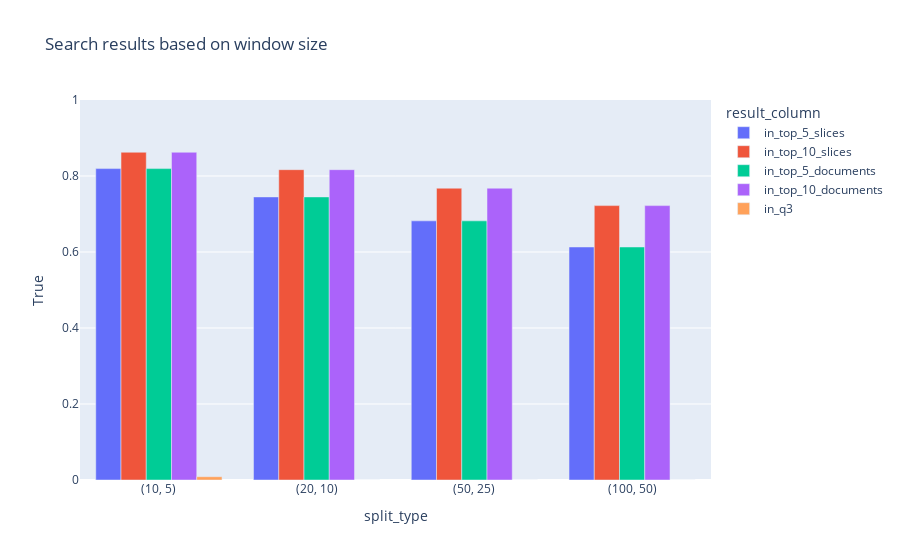
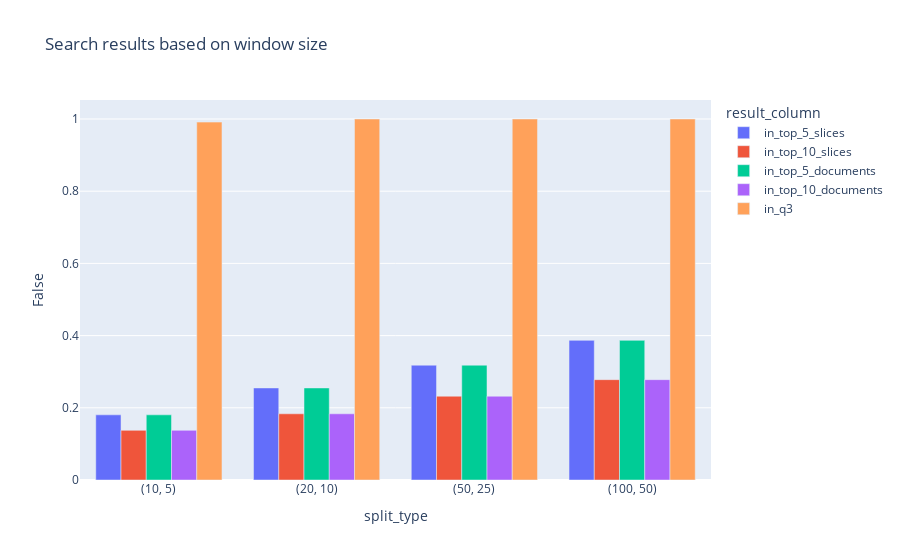

Notebook code cell kept with these figures, in order:
### Code cell
fig = px.bar(result_df, x="split_type", y="True", color="result_column",barmode='group', title="Search results based on window size")
fig.update_yaxes(range=[0, 1])
fig.show()
fig = px.bar(result_df, x="split_type", y="False", color="result_column",barmode='group', title="Search results based on window size")
fig.show()

### Figure 1 — Plotly figure (JSON) as saved in the notebook; plotly's stock layout.template omitted (floating-point values rounded to 4 significant figures)
{"data": [{"alignmentgroup": "True", "hovertemplate": "result_column=in_top_5_slices<br>split_type=%{x}<br>True=%{y}<extra></extra>", "legendgroup": "in_top_5_slices", "marker": {"color": "#636efa", "pattern": {"shape": ""}}, "name": "in_top_5_slices", "offsetgroup": "in_top_5_slices", "orientation": "v", "showlegend": true, "textposition": "auto", "type": "bar", "x": ["(10, 5)", "(20, 10)", "(50, 25)", "(100, 50)"], "xaxis": "x", "y": [0.8195, 0.745, 0.6819, 0.6132], "yaxis": "y"}, {"alignmentgroup": "True", "hovertemplate": "result_column=in_top_10_slices<br>split_type=%{x}<br>True=%{y}<extra></extra>", "legendgroup": "in_top_10_slices", "marker": {"color": "#EF553B", "pattern": {"shape": ""}}, "name": "in_top_10_slices", "offsetgroup": "in_top_10_slices", "orientation": "v", "showlegend": true, "textposition": "auto", "type": "bar", "x": ["(10, 5)", "(20, 10)", "(50, 25)", "(100, 50)"], "xaxis": "x", "y": [0.8625, 0.8166, 0.7679, 0.7221], "yaxis": "y"}, {"alignmentgroup": "True", "hovertemplate": "result_column=in_top_5_documents<br>split_type=%{x}<br>True=%{y}<extra></extra>", "legendgroup": "in_top_5_documents", "marker": {"color": "#00cc96", "pattern": {"shape": ""}}, "name": "in_top_5_documents", "offsetgroup": "in_top_5_documents", "orientation": "v", "showlegend": true, "textposition": "auto", "type": "bar", "x": ["(10, 5)", "(20, 10)", "(50, 25)", "(100, 50)"], "xaxis": "x", "y": [0.8195, 0.745, 0.6819, 0.6132], "yaxis": "y"}, {"alignmentgroup": "True", "hovertemplate": "result_column=in_top_10_documents<br>split_type=%{x}<br>True=%{y}<extra></extra>", "legendgroup": "in_top_10_documents", "marker": {"color": "#ab63fa", "pattern": {"shape": ""}}, "name": "in_top_10_documents", "offsetgroup": "in_top_10_documents", "orientation": "v", "showlegend": true, "textposition": "auto", "type": "bar", "x": ["(10, 5)", "(20, 10)", "(50, 25)", "(100, 50)"], "xaxis": "x", "y": [0.8625, 0.8166, 0.7679, 0.7221], "yaxis": "y"}, {"alignmentgroup": "True", "hovertemplate": "result_column=in_q3<br>split_type=%{x}<br>True=%{y}<extra></extra>", "legendgroup": "in_q3", "marker": {"color": "#FFA15A", "pattern": {"shape": ""}}, "name": "in_q3", "offsetgroup": "in_q3", "orientation": "v", "showlegend": true, "textposition": "auto", "type": "bar", "x": ["(10, 5)", "(20, 10)", "(50, 25)", "(100, 50)"], "xaxis": "x", "y": [0.008596, 0, 0, 0], "yaxis": "y"}], "layout": {"barmode": "group", "legend": {"title": {"text": "result_column"}, "tracegroupgap": 0}, "title": {"text": "Search results based on window size"}, "xaxis": {"anchor": "y", "domain": [0, 1], "title": {"text": "split_type"}}, "yaxis": {"anchor": "x", "domain": [0, 1], "range": [0, 1], "title": {"text": "True"}}}}

### Figure 2 — Plotly figure (JSON) as saved in the notebook; plotly's stock layout.template omitted (floating-point values rounded to 4 significant figures)
{"data": [{"alignmentgroup": "True", "hovertemplate": "result_column=in_top_5_slices<br>split_type=%{x}<br>False=%{y}<extra></extra>", "legendgroup": "in_top_5_slices", "marker": {"color": "#636efa", "pattern": {"shape": ""}}, "name": "in_top_5_slices", "offsetgroup": "in_top_5_slices", "orientation": "v", "showlegend": true, "textposition": "auto", "type": "bar", "x": ["(10, 5)", "(20, 10)", "(50, 25)", "(100, 50)"], "xaxis": "x", "y": [0.1805, 0.255, 0.3181, 0.3868], "yaxis": "y"}, {"alignmentgroup": "True", "hovertemplate": "result_column=in_top_10_slices<br>split_type=%{x}<br>False=%{y}<extra></extra>", "legendgroup": "in_top_10_slices", "marker": {"color": "#EF553B", "pattern": {"shape": ""}}, "name": "in_top_10_slices", "offsetgroup": "in_top_10_slices", "orientation": "v", "showlegend": true, "textposition": "auto", "type": "bar", "x": ["(10, 5)", "(20, 10)", "(50, 25)", "(100, 50)"], "xaxis": "x", "y": [0.1375, 0.1834, 0.2321, 0.2779], "yaxis": "y"}, {"alignmentgroup": "True", "hovertemplate": "result_column=in_top_5_documents<br>split_type=%{x}<br>False=%{y}<extra></extra>", "legendgroup": "in_top_5_documents", "marker": {"color": "#00cc96", "pattern": {"shape": ""}}, "name": "in_top_5_documents", "offsetgroup": "in_top_5_documents", "orientation": "v", "showlegend": true, "textposition": "auto", "type": "bar", "x": ["(10, 5)", "(20, 10)", "(50, 25)", "(100, 50)"], "xaxis": "x", "y": [0.1805, 0.255, 0.3181, 0.3868], "yaxis": "y"}, {"alignmentgroup": "True", "hovertemplate": "result_column=in_top_10_documents<br>split_type=%{x}<br>False=%{y}<extra></extra>", "legendgroup": "in_top_10_documents", "marker": {"color": "#ab63fa", "pattern": {"shape": ""}}, "name": "in_top_10_documents", "offsetgroup": "in_top_10_documents", "orientation": "v", "showlegend": true, "textposition": "auto", "type": "bar", "x": ["(10, 5)", "(20, 10)", "(50, 25)", "(100, 50)"], "xaxis": "x", "y": [0.1375, 0.1834, 0.2321, 0.2779], "yaxis": "y"}, {"alignmentgroup": "True", "hovertemplate": "result_column=in_q3<br>split_type=%{x}<br>False=%{y}<extra></extra>", "legendgroup": "in_q3", "marker": {"color": "#FFA15A", "pattern": {"shape": ""}}, "name": "in_q3", "offsetgroup": "in_q3", "orientation": "v", "showlegend": true, "textposition": "auto", "type": "bar", "x": ["(10, 5)", "(20, 10)", "(50, 25)", "(100, 50)"], "xaxis": "x", "y": [0.9914, 1, 1, 1], "yaxis": "y"}], "layout": {"barmode": "group", "legend": {"title": {"text": "result_column"}, "tracegroupgap": 0}, "title": {"text": "Search results based on window size"}, "xaxis": {"anchor": "y", "domain": [0, 1], "title": {"text": "split_type"}}, "yaxis": {"anchor": "x", "domain": [0, 1], "title": {"text": "False"}}}}
